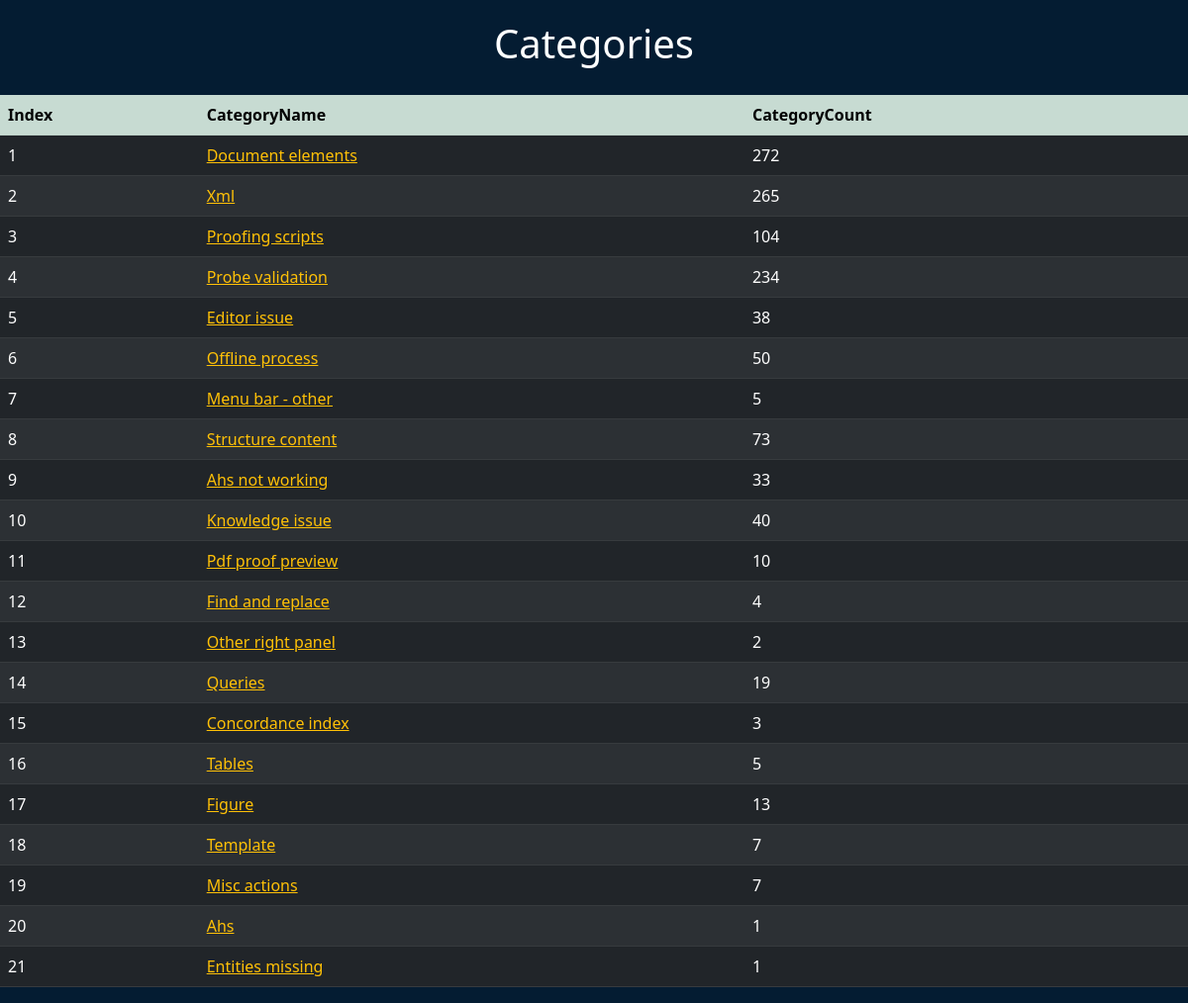
The page / on the database its author committed.
### tables this page shows
CREATE TABLE categories (
        category text,
		count integer
		);

### app.py (the view)
@app.route('/')
def category():
    cat_head = ("Index", "CategoryName", "CategoryCount")
    cat_data = fetch_cat_sql()
    return render_template("category.html", headings=cat_head, data=cat_data)

### app.py (called while the page is built)
def fetch_cat_sql():
    con = sql.connect('report.db')
    c = con.cursor()
    c.execute("SELECT rowid, * FROM categories")
    data_fetched = c.fetchall()
    con.commit()
    con.close()
    return tuple(data_fetched)

### templates/category.html (shortened to what this page needs)
<!DOCTYPE html>
<html lang="en">
<head>
  <link href="https://cdn.jsdelivr.net/npm/bootstrap@5.1.3/dist/css/bootstrap.min.css" rel="stylesheet"
>
  <link rel="stylesheet" href="../static/style.css">
</head>
<body>
  <div class="my" class"container px-4">
    <h1>Categories</h1>
  </div>
  <div class="table-responsive">
    <table class="table table-dark table-striped table-hover">
      {% for header in headings %}
      <th scope="col" class="table-success">{{ header }}</th>
          {% endfor %}
        {% for row in data %}
          <tr class=" data_row">
            <td class="data">{{ row[0] }}</td>
            <td class="data"><a href="cat/{{ row[0] }}" class="link-warning" target="popup"
                onclick="window.open('/{{ row[0] }}','popup','width=600,height=600'); return false;">{{ row[1] }}</a></td>
            <td class="data">{{ row[2] }}</td>
      {% endfor %}
    </table>
  </div>
</body>
</html>

### static/style.css (style rules this page uses)
h1 { text-align: center; color: #fff; }
body { background-color: #041c32; }
.my { margin: 10px; width: auto; padding: 10px; }

### rows shown on the page
categories: rowid "1", category "Document elements", count "272"
categories: rowid "2", category "Xml", count "265"
categories: rowid "3", category "Proofing scripts", count "104"
categories: rowid "4", category "Probe validation", count "234"
categories: rowid "5", category "Editor issue", count "38"
categories: rowid "6", category "Offline process", count "50"
categories: rowid "7", category "Menu bar - other", count "5"
categories: rowid "8", category "Structure content", count "73"
categories: rowid "9", category "Ahs not working", count "33"
categories: rowid "10", category "Knowledge issue", count "40"
categories: rowid "11", category "Pdf proof preview", count "10"
categories: rowid "12", category "Find and replace", count "4"
categories: rowid "13", category "Other right panel", count "2"
categories: rowid "14", category "Queries", count "19"
categories: rowid "15", category "Concordance index", count "3"
categories: rowid "16", category "Tables", count "5"
categories: rowid "17", category "Figure", count "13"
categories: rowid "18", category "Template", count "7"
categories: rowid "19", category "Misc actions", count "7"
categories: rowid "20", category "Ahs", count "1"
categories: rowid "21", category "Entities missing", count "1"

### other values the page prints
{{ header }} "Index" "CategoryName" "CategoryCount"
